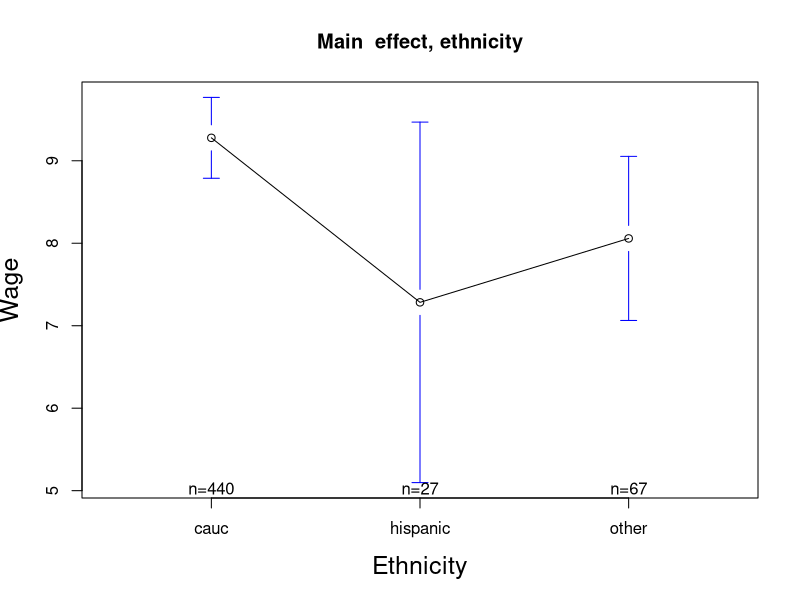
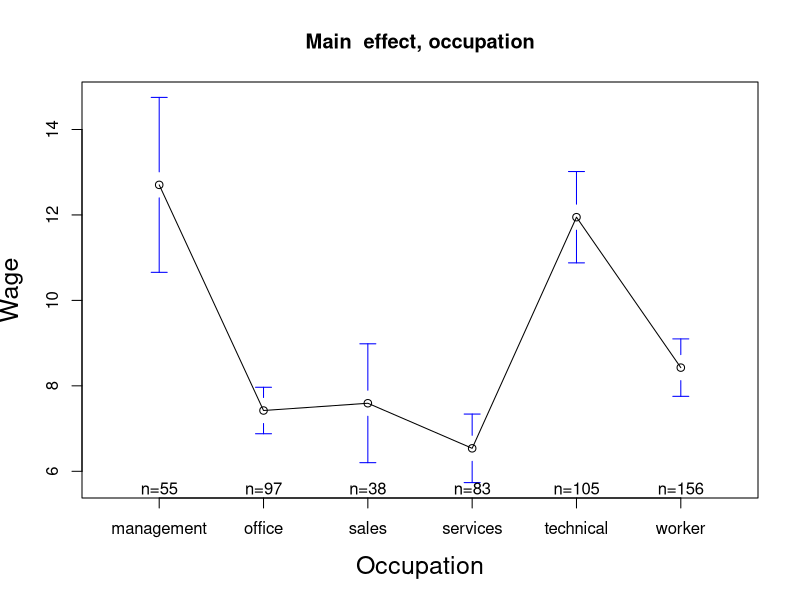
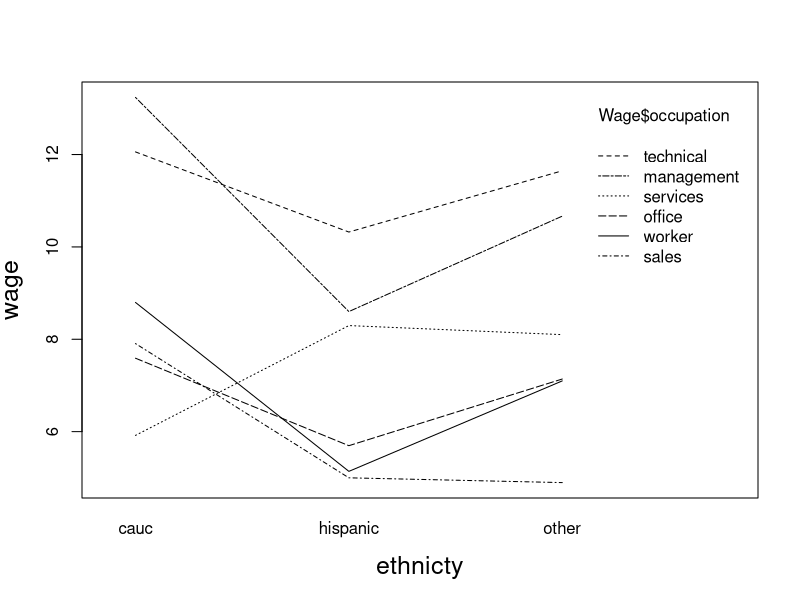

Generate these figures, in order, with R:
## ---- chunk 1
Wage=read.csv('Wage.csv');
library(gplots)
library(lme4)
attach(Wage)
## ---- chunk 2
length(unique(Wage$ethnicity))
length(unique(Wage$occupation))

## ---- chunk 3

# Main effect plot for Ethnicity
plotmeans(wage~ethnicity,data=Wage,xlab="Ethnicity",ylab="Wage",
          main="Main  effect, ethnicity",cex.lab=1.5) 

## ---- chunk 4
# Main effect plot for Occupation
plotmeans(wage~occupation ,data=Wage,xlab="Occupation",ylab="Wage", 
          main="Main  effect, occupation",cex.lab=1.5) 

## ---- chunk 5
#Interaction plot
interaction.plot(Wage$ethnicity, Wage$occupation, Wage$wage
                ,cex.lab=1.5,ylab="wage",xlab='ethnicty')
## ---- chunk 6
library(car)
#Given that interaction seems to be significant it may be prudent to include it
(t1=Anova(lm(wage~ethnicity*occupation, data=Wage, 
            contrasts=list(ethnicity=contr.sum, occupation=contr.sum)), type=3))

## ---- chunk 7
full = t1
reduced = aov(wage~occupation, data=Wage)

#Get SSE of both full and reduced as well as their respective degrees of freedom
sse_full = full$`Sum Sq`[5]
df_full = full$Df[5]
sse_red = sum((reduced$residuals)^2)
df_red = reduced$df.residual

#extract the total sample size, and length of factor a and b
n = length(Wage$wage)
a = length(unique(Wage$occupation))
b = length(unique(Wage$ethnicity))
#get the f critical value
f = ((sse_red-sse_full)/(df_red-df_full))/(sse_full/df_full)
#get the reference point
test = qf(p=.01, df1=(a-1)*(b-1), df2=n-(a*b), lower.tail=FALSE)
#check if the critical value is greater than the test statistics
f > test

## ---- chunk 8
lm = lmer(wage~ethnicity+(1|occupation), data=Wage)

summary(lm)
confint(lm)
## ---- chunk 9
sessionInfo()
